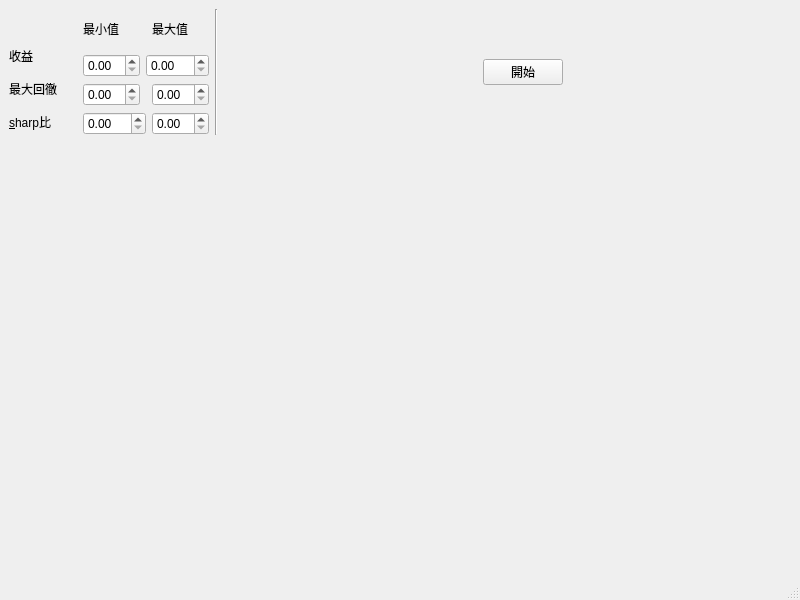
<?xml version="1.0" encoding="UTF-8"?>
<ui version="4.0">
 <class>LayoutDemo</class>
 <widget class="QMainWindow" name="LayoutDemo">
  <property name="geometry">
   <rect>
    <x>0</x>
    <y>0</y>
    <width>800</width>
    <height>600</height>
   </rect>
  </property>
  <property name="windowTitle">
   <string>MainWindow</string>
  </property>
  <widget class="QWidget" name="centralwidget">
   <widget class="QWidget" name="">
    <property name="geometry">
     <rect>
      <x>9</x>
      <y>9</y>
      <width>554</width>
      <height>126</height>
     </rect>
    </property>
    <layout class="QHBoxLayout" name="horizontalLayout">
     <item>
      <layout class="QVBoxLayout" name="verticalLayout">
       <item>
        <widget class="QLabel" name="label_6">
         <property name="text">
          <string/>
         </property>
        </widget>
       </item>
       <item>
        <widget class="QLabel" name="label">
         <property name="sizePolicy">
          <sizepolicy hsizetype="Preferred" vsizetype="Preferred">
           <horstretch>0</horstretch>
           <verstretch>0</verstretch>
          </sizepolicy>
         </property>
         <property name="text">
          <string>收益</string>
         </property>
        </widget>
       </item>
       <item>
        <widget class="QLabel" name="label_2">
         <property name="text">
          <string>最大回徹</string>
         </property>
        </widget>
       </item>
       <item>
        <widget class="QLabel" name="label_3">
         <property name="text">
          <string>&amp;sharp比</string>
         </property>
         <property name="buddy">
          <cstring>doubleSpinBox_sharp_min</cstring>
         </property>
        </widget>
       </item>
      </layout>
     </item>
     <item>
      <spacer name="verticalSpacer">
       <property name="orientation">
        <enum>Qt::Vertical</enum>
       </property>
       <property name="sizeHint" stdset="0">
        <size>
         <width>20</width>
         <height>40</height>
        </size>
       </property>
      </spacer>
     </item>
     <item>
      <layout class="QGridLayout" name="gridLayout">
       <item row="0" column="0" colspan="2">
        <widget class="QLabel" name="label_4">
         <property name="text">
          <string>最小值</string>
         </property>
        </widget>
       </item>
       <item row="0" column="2">
        <widget class="QLabel" name="label_5">
         <property name="text">
          <string>最大值</string>
         </property>
        </widget>
       </item>
       <item row="1" column="0">
        <widget class="QDoubleSpinBox" name="doubleSpinBox_min"/>
       </item>
       <item row="1" column="1" colspan="2">
        <widget class="QDoubleSpinBox" name="doubleSpinBox_max"/>
       </item>
       <item row="2" column="0">
        <widget class="QDoubleSpinBox" name="doubleSpinBox_maxdrawdown_min"/>
       </item>
       <item row="2" column="2">
        <widget class="QDoubleSpinBox" name="doubleSpinBox_maxdrawdown_max"/>
       </item>
       <item row="3" column="0" colspan="2">
        <widget class="QDoubleSpinBox" name="doubleSpinBox_sharp_min"/>
       </item>
       <item row="3" column="2">
        <widget class="QDoubleSpinBox" name="doubleSpinBox_sharp_max"/>
       </item>
      </layout>
     </item>
     <item>
      <widget class="Line" name="line">
       <property name="orientation">
        <enum>Qt::Vertical</enum>
       </property>
      </widget>
     </item>
     <item>
      <spacer name="horizontalSpacer">
       <property name="orientation">
        <enum>Qt::Horizontal</enum>
       </property>
       <property name="sizeHint" stdset="0">
        <size>
         <width>200</width>
         <height>20</height>
        </size>
       </property>
      </spacer>
     </item>
     <item>
      <widget class="QPushButton" name="pushButton">
       <property name="text">
        <string>開始</string>
       </property>
      </widget>
     </item>
    </layout>
   </widget>
  </widget>
  <widget class="QMenuBar" name="menubar">
   <property name="geometry">
    <rect>
     <x>0</x>
     <y>0</y>
     <width>800</width>
     <height>25</height>
    </rect>
   </property>
  </widget>
  <widget class="QStatusBar" name="statusbar"/>
 </widget>
 <tabstops>
  <tabstop>doubleSpinBox_min</tabstop>
  <tabstop>doubleSpinBox_max</tabstop>
  <tabstop>doubleSpinBox_maxdrawdown_min</tabstop>
  <tabstop>doubleSpinBox_maxdrawdown_max</tabstop>
  <tabstop>doubleSpinBox_sharp_min</tabstop>
  <tabstop>doubleSpinBox_sharp_max</tabstop>
  <tabstop>pushButton</tabstop>
 </tabstops>
 <resources/>
 <connections/>
</ui>
